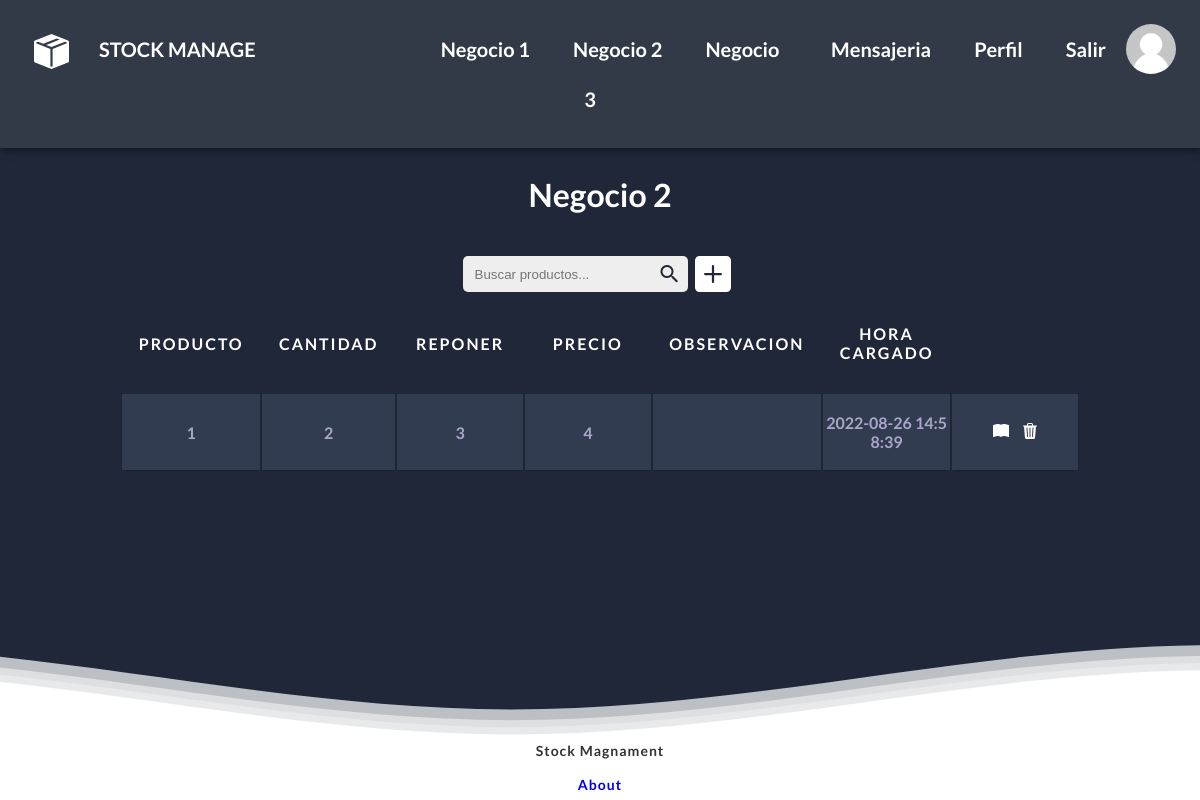
Page /negocio_2/ (signed in) on the earlier database version.
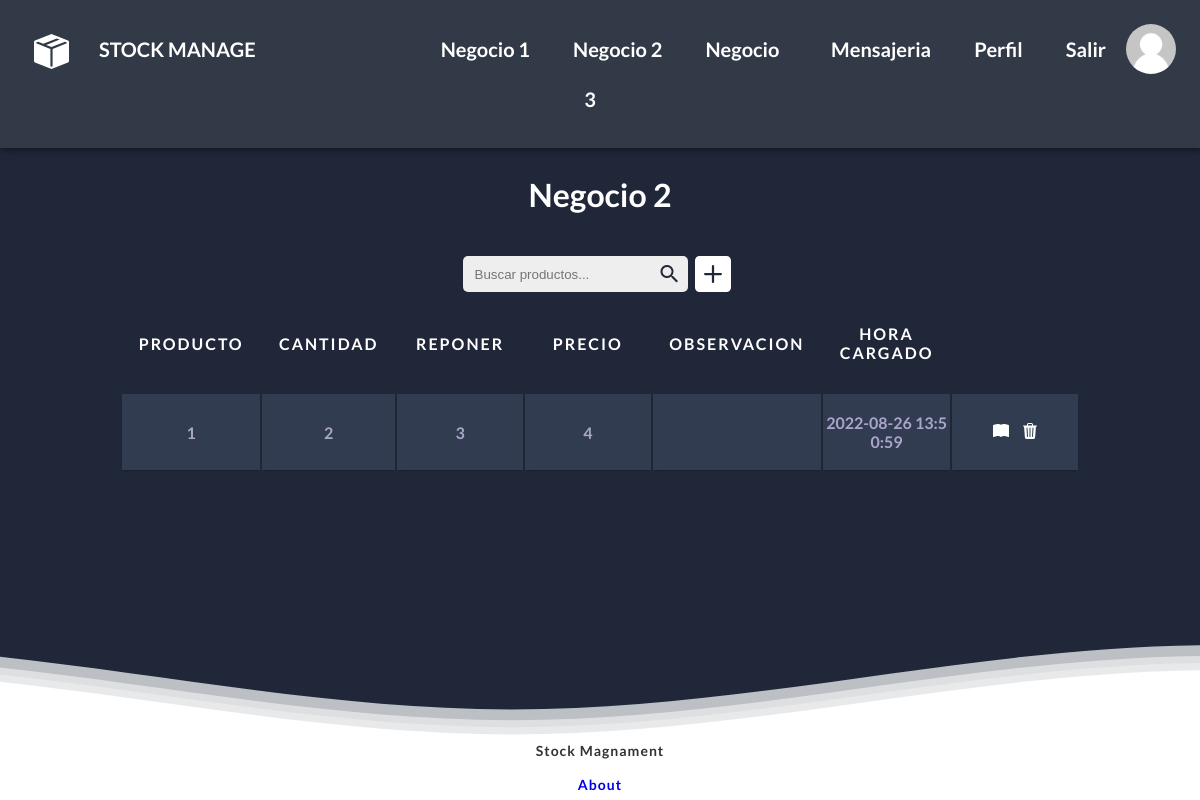
Same page on the later database version.
### application/models.py (models this page shows, shortened)
class Negocio_2(models.Model):
    nombre_producto = models.CharField(max_length=100)
    cantidad = models.IntegerField()
    precio_individual = models.IntegerField()
    reponer = models.IntegerField()
    observacion = models.CharField(max_length=10000)
    hora_cargado = models.CharField(max_length=20)
    class Meta:
        verbose_name = 'Producto'
        verbose_name_plural = 'Negocio 2'

### application/views.py (the view)
# urls.py: path('negocio_2/' ,negocio_2_listar, name='negocio_2_listar'),
@login_required
def negocio_2_listar(request):
    return listar_productos(
    request= request,
    modelo= Negocio_2,
    titulo= 'Negocio 2',
    link1= 'home',
    link2= 'negocio_1_listar',
    link3= 'negocio_3_listar',
    pagina1='HOME',
    pagina2='NEGOCIO 1',
    pagina3= 'NEGOCIO 3',
    ruta_enviar= 'negocio_2_listar'
    )

### application/templates/application/base_negocios.html (shortened to what this page needs)
<!DOCTYPE html>
<html lang="en">
<head>
    {% load static %}
    <link rel="stylesheet" href="{% static 'application/css/2.css'%}">
</head>
<body>
    <header>
        <div id="nav">
            <nav id="nav-1">
                <div class="div-navs">
                    <div style="text-align: start;">
                        <a class="link-1" href="{% url 'home' %}">STOCK MANAGE</a>
                    </div>
                    <div style="text-align: center;">
                        <a class="link-1" href="{% url 'negocio_1_listar' %}">Negocio 1</a>
                        <a class="link-1" href="{% url 'negocio_2_listar' %}">Negocio 2</a>
                        <a class="link-1" href="{% url 'negocio_3_listar' %}">Negocio 3</a>
                    </div>
                    <div style="text-align: end;">
                        <a class="link-1" href="{% url 'messages' %}">Mensajeria</a>
                        <a class="link-1" href="{% url 'profile'%}">Perfil</a>
                        <a class="link-1" href="{% url 'logout' %}">Salir</a>
                        {% if flag %}
                        <img class="avatar" src="{{avatar}}" alt="">
                        {% else %}
                        <img class="avatar" src="{% static 'application/no-avatar/default-user-image.png' %}" alt="">
                        {% endif %}
                    </div>
                </div>
            </nav>
        </div>
        {% block borrar %}
        <h2>{{titulo}}</h2>
        <div class="main flex" id="forms">
            <form method="get" action="{% url ruta_enviar %}" class="search_bar">
                <div id="searchUsers" class="instant-search">
                    <div class="instant-search__input-container">
                        <input name="nombre_producto" class="instant-search__input" type="text" spellcheck="false"
                            placeholder="Buscar productos...">
                        <i class="material-icons instant-search__icon">search</i>
                    </div>
                </div>
            </form>
            <a href="agregar" class="a-agregar">
            </a>
        </div>
        {% endblock borrar %}
    </header>
    {% block contenido %}
    <div id="table" style=" flex: 1 0 auto;">
        <table class="container">
            <thead>
                <tr>
                    <th>
                        <h1>PRODUCTO</h1>
                    </th>
                    <th>
                        <h1>CANTIDAD</h1>
                    </th>
                    <th>
                        <h1>REPONER</h1>
                    </th>
                    <th>
                        <h1>PRECIO</h1>
                    </th>
                    <th>
                        <h1>OBSERVACION</h1>
                    </th>
                    <th>
                        <h1>HORA CARGADO</h1>
                    </th>
                </tr>
            </thead>
            <tbody>
                {% for producto in listado_productos %}
                <tr>
                    <td>{{producto.nombre_producto}}</td>
                    <td>{{producto.cantidad}}</td>
                    <td>{{producto.reponer}}</td>
                    <td>{{producto.precio_individual}}</td>
                    <td>{{producto.observacion}}</td>
                    <td>{{producto.hora_cargado}}</td>
                    <td>
                        <a href="actualizar/{{producto.id}}" style="color: white; padding-right: 10px; ">
                            </a>
                        <a href="borrar/{{producto.id}}" style="color: white ;">
                        </a>
                    </td>
                </tr>
                {%endfor%}
            </tbody>
        </table>
    </div>
    {% endblock contenido %}
    <footer>
        <div id="nubes">
            <div class="footer">
                <p>Stock Magnament<br><br> <a href="{% url 'about' %}" class="a-footer-about">About</a></p>
            </div>
        </div>
    </footer>
</body>
</html>

Differences in the rows shown:
changed Negocio_2: hora_cargado "2022-08-26 14:58:39" → "2022-08-26 13:50:59"
